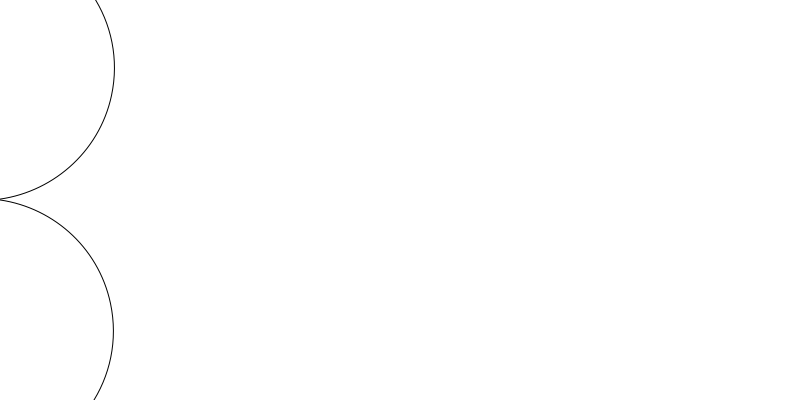
Frame 1 (no input)
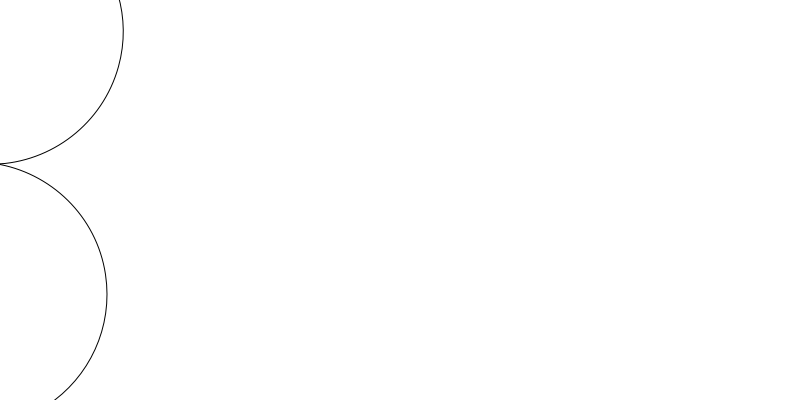
Frame 60 (the mouse pressed at the canvas centre just before this capture)
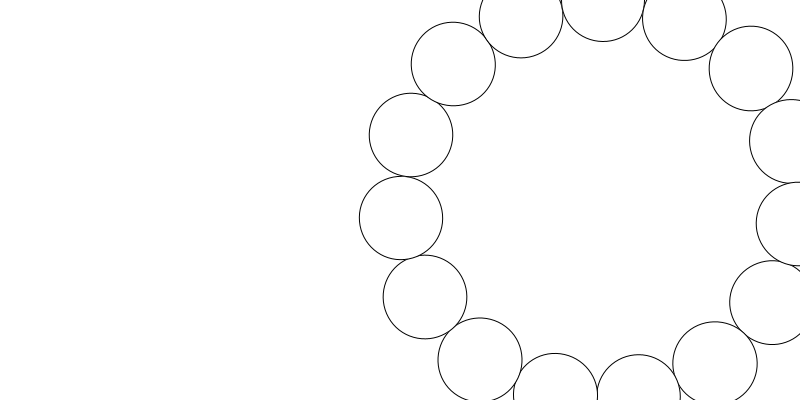
Frame 120 (the mouse held since frame 60 and released just before this capture)

The Processing sketch that drew these frames (run headless with seeded random() and noise(); from frame 60 on, the mouse is pressed at the canvas centre):

// Processing sketch: sketch_230613c_funcionElementosSobreCircunferencia
// ── sketch_230613c_funcionElementosSobreCircunferencia.pde
//mi nombre
//mi trabajo
//url al video: (oculto, no privado!!!)



void setup () {
  size(800, 400);
  
}
void draw () {
  background(255);
  translate(600,200);
  rotate( frameCount*.001);
  dibujaCircMadre( 15 , dist(600,200,mouseX,mouseY) );
}
void mousePressed() {
  
}

// ── miFuncion.pde

void dibujaCircMadre( float cant_, float radio_ ) {
  //esta funcion espera un valor para
  //cantidad de circulos y dibuja alrededor
  //de la circunferencia segun el radio
  push();
  float paso = 360 / cant_;
  for (int i=0; i<cant_; i++ ) {
    rotate(radians(paso));
    float tam = PI*radio_*2/cant_;
    ellipse(radio_, 0, tam, tam);
  }
  pop();
}


//declarar una funcion que retorna un valor
//en este caso retorna un tipo de dato color:
color dameUnColorAleatorio() {
  return color( random(255), random(255), random(255) );
}
